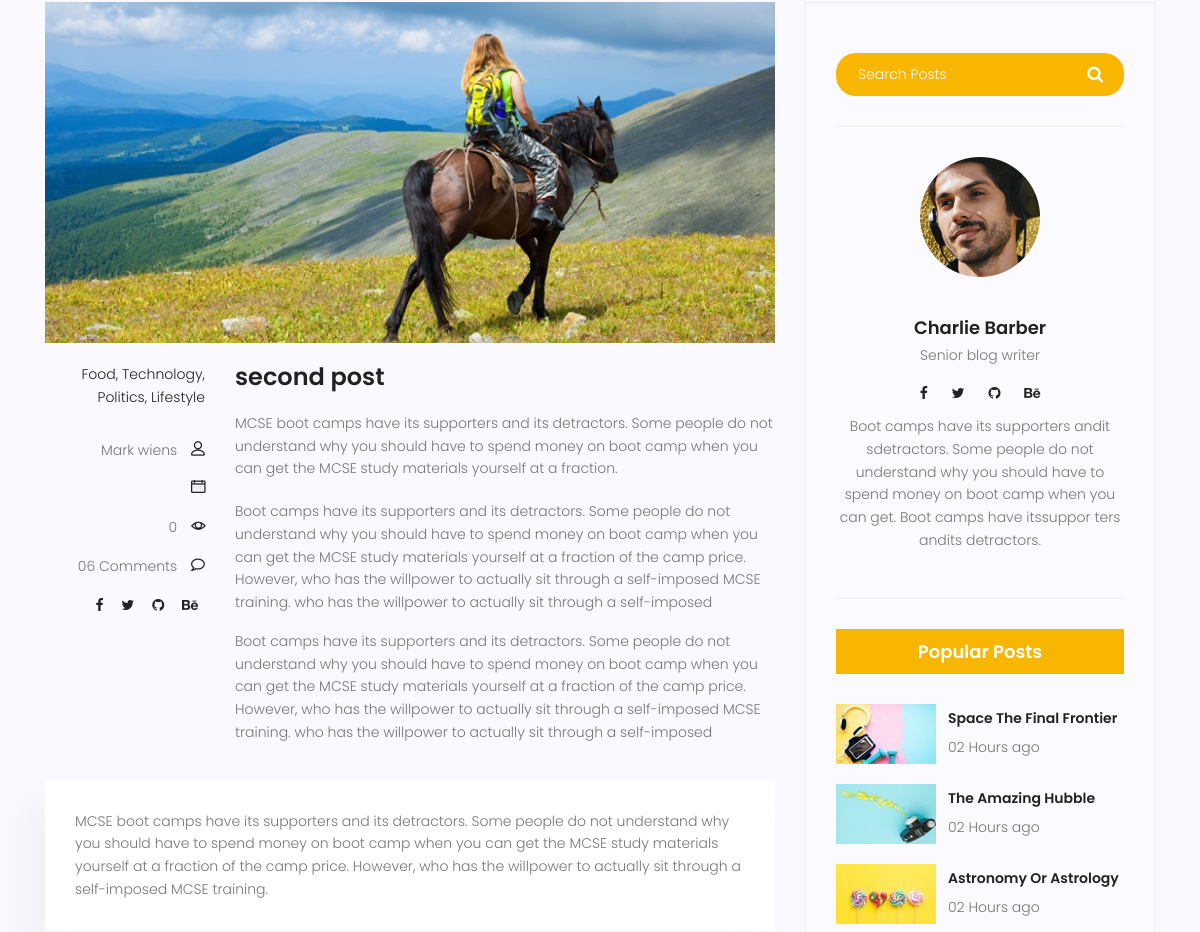
Before: /blog/post-2 (middle part) with the older database file.
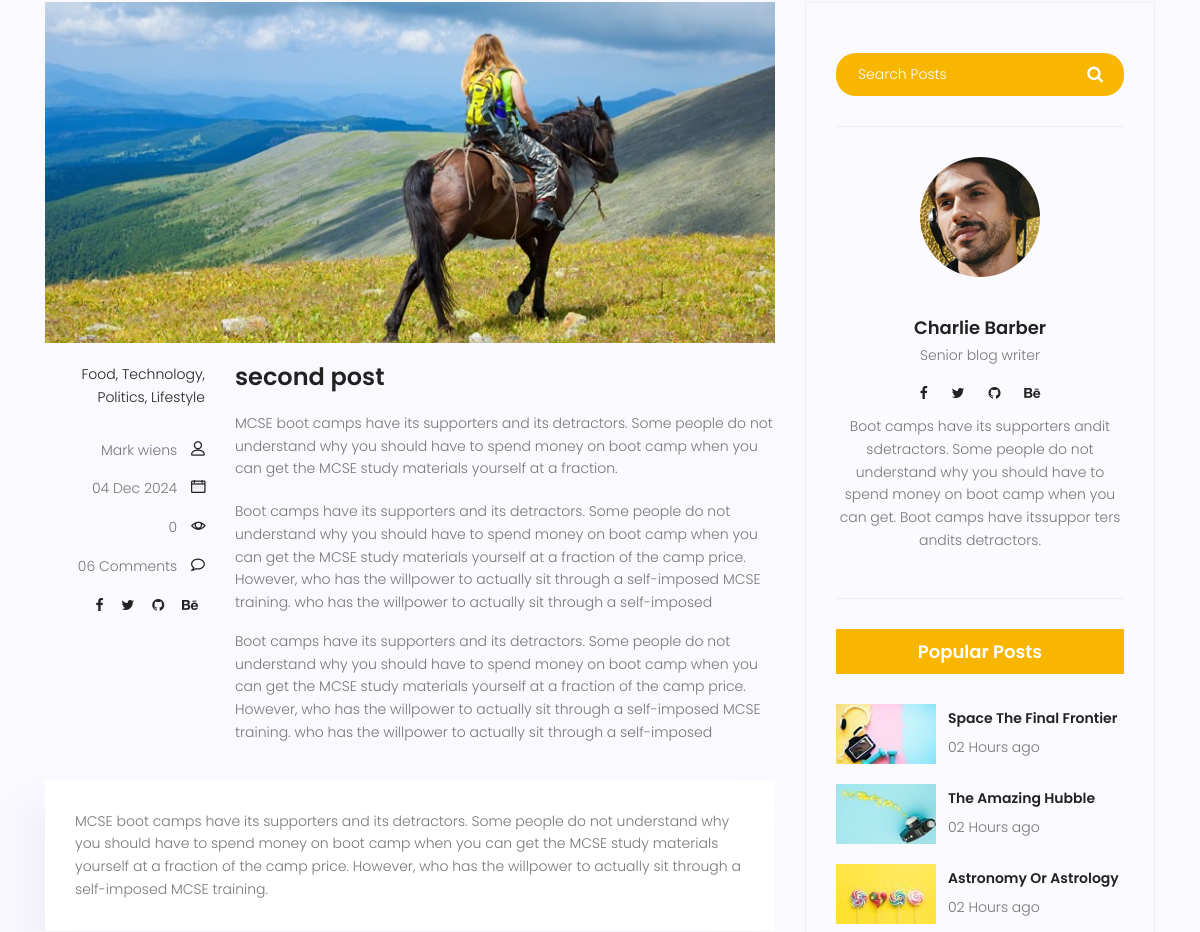
After: the same page with the newer database file.
### blog/models.py (models this page shows, shortened)
class Post(models.Model):
    author=models.ForeignKey(User,on_delete=models.SET_NULL,null=True)
    image=models.ImageField(upload_to='blog/',default='blog/default.jpg')
    title=models.CharField(max_length=255)
    content=models.TextField()
    counted_view=models.IntegerField(default=0)
    status=models.BooleanField(default=False)
    published_date=models.DateTimeField(null=True)
    created_date= models.DateTimeField(auto_now_add=True)
    updated_date= models.DateTimeField(auto_now=True)

### blog/views.py (the view)
# urls.py: path('post-<int:pid>',blog_single,name='blog_single')
def blog_single (request,pid):
    post=Post.objects.get(id=pid)
    context={'post':post}
    view=counter(pid)
    return render (request,'blog/blog-single.html',context,)

### blog/views.py (called while the page is built)
def counter(pid):
    post=Post.objects.get(id=pid)
    post.counted_view=post.counted_view+1
    post.save()

### templates/blog/blog-single.html (shortened to what the changed rows need)
{%extends 'base.html'%}
{% load static%}
{%block content %}
			<section class="post-content-area single-post-area">
				<div class="container">
					<div class="row">
						<div class="col-lg-8 posts-list">
							<div class="single-post row">
								<div class="col-lg-3  col-md-3 meta-details">
									<div class="user-details row">
										<p class="date col-lg-12 col-md-12 col-6"><a href="#">{{post.published_date|date:'d M Y'}}</a> <span class="lnr lnr-calendar-full"></span></p>
										<p class="view col-lg-12 col-md-12 col-6"><a href="#">{{post.counted_view}}</a> <span class="lnr lnr-eye"></span></p>
									</div>
								</div>
								<div class="col-lg-9 col-md-9">
									<h3 class="mt-20 mb-20">{{post.title}}</h3>
									<p class="excert">
										MCSE boot camps have its supporters and its detractors. Some people do not understand why you should have to spend money on boot camp when you can get the MCSE study materials yourself at a fraction.
									</p>
									<p>
										Boot camps have its supporters and its detractors. Some people do not understand why you should have to spend money on boot camp when you can get the MCSE study materials yourself at a fraction of the camp price. However, who has the willpower to actually sit through a self-imposed MCSE training. who has the willpower to actually sit through a self-imposed
									</p>
									<p>
										Boot camps have its supporters and its detractors. Some people do not understand why you should have to spend money on boot camp when you can get the MCSE study materials yourself at a fraction of the camp price. However, who has the willpower to actually sit through a self-imposed MCSE training. who has the willpower to actually sit through a self-imposed
									</p>
								</div>
							</div>
						</div>
					</div>
				</div>
			</section>
{%endblock%}

Changed rows visible on the page:
changed Post "second post": published_date (not shown) → "04 Dec 2024"
